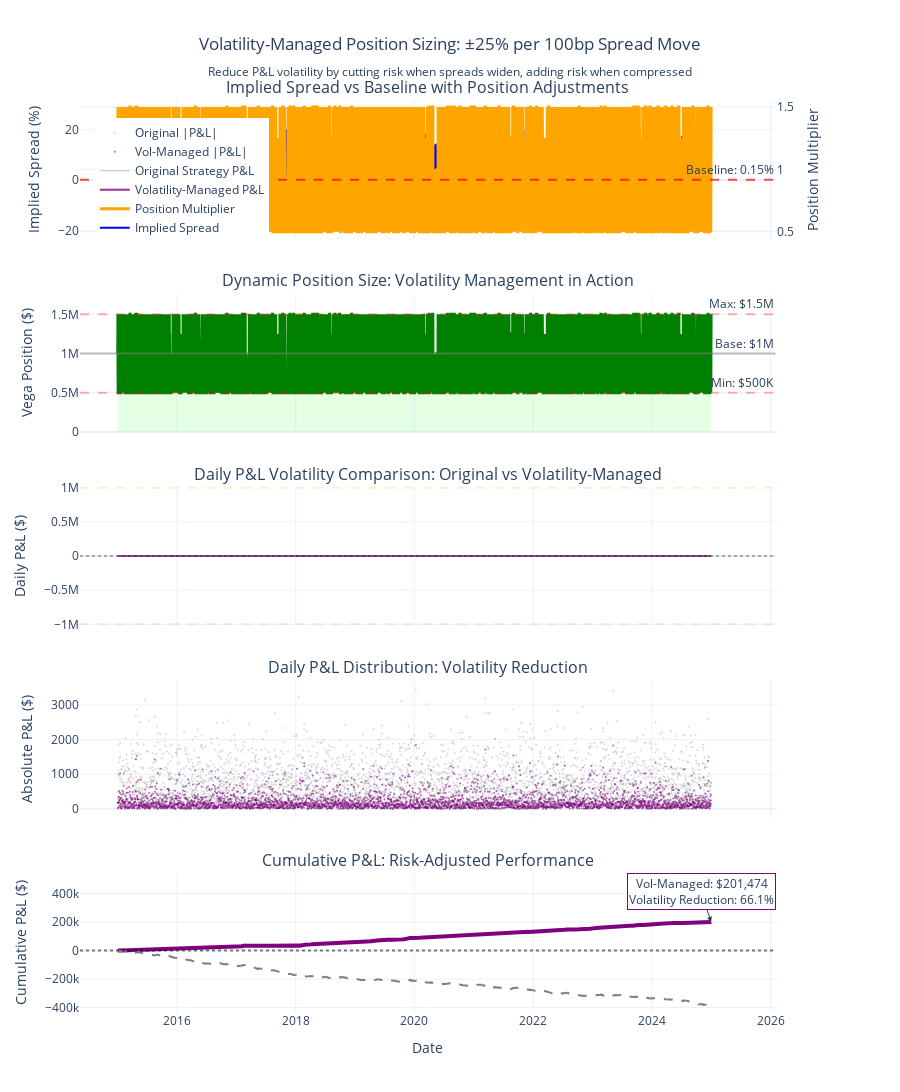

Notebook code cell kept with this figure:
### Markdown cell above
#### Dynamic Position Sizing Implementation

### Code cell


### Figure 1 — Plotly figure (JSON) as saved in the notebook; plotly's stock layout.template omitted (floating-point values rounded to 4 significant figures; data arrays with more than 128 entries replaced by an {"elided": "..."} marker saying what was removed)
{"data": [{"hovertemplate": "<b>Implied Spread</b><br>Date: %{x}<br>Spread: %{y:.2f}%<extra></extra>", "line": {"color": "blue", "width": 2}, "mode": "lines", "name": "Implied Spread", "type": "scatter", "x": {"elided": "3652 str values"}, "xaxis": "x", "y": {"elided": "3652 float values"}, "yaxis": "y"}, {"customdata": {"elided": "3652 float values"}, "hovertemplate": "<b>Position Size</b><br>Date: %{x}<br>Multiplier: %{y:.2f}x<br>Vega: $%{customdata:,.0f}<extra></extra>", "line": {"color": "orange", "width": 3}, "mode": "lines", "name": "Position Multiplier", "type": "scatter", "x": {"elided": "3652 str values"}, "xaxis": "x", "y": {"elided": "3652 float values"}, "yaxis": "y2"}, {"customdata": {"elided": "3652 float values"}, "fill": "tonexty", "fillcolor": "rgba(0, 255, 0, 0.1)", "hovertemplate": "<b>Vega Position</b><br>Date: %{x}<br>Size: $%{y:,.0f}<br>Multiplier: %{customdata:.2f}x<extra></extra>", "line": {"color": "green", "width": 3}, "mode": "lines", "name": "Dynamic Vega Position", "showlegend": false, "type": "scatter", "x": {"elided": "3652 str values"}, "xaxis": "x2", "y": {"elided": "3652 float values"}, "yaxis": "y3"}, {"hovertemplate": "<b>Vol-Managed P&L</b><br>Date: %{x}<br>P&L: $%{y:,.0f}<extra></extra>", "line": {"color": "purple", "width": 2}, "mode": "lines", "name": "Volatility-Managed P&L", "opacity": 0.8, "type": "scatter", "x": {"elided": "3652 str values"}, "xaxis": "x3", "y": {"elided": "3652 float values"}, "yaxis": "y4"}, {"hovertemplate": "<b>Original P&L</b><br>Date: %{x}<br>P&L: $%{y:,.0f}<extra></extra>", "line": {"color": "gray", "width": 1}, "mode": "lines", "name": "Original Strategy P&L", "opacity": 0.5, "type": "scatter", "x": {"elided": "3652 str values"}, "xaxis": "x3", "y": {"elided": "3652 float values"}, "yaxis": "y4"}, {"hovertemplate": "<b>Vol-Managed |P&L|</b><br>Date: %{x}<br>|P&L|: $%{y:,.0f}<extra></extra>", "marker": {"color": "purple", "opacity": 0.6, "size": 2}, "mode": "markers", "name": "Vol-Managed |P&L|", "type": "scatter", "x": {"elided": "3652 str values"}, "xaxis": "x4", "y": {"elided": "3652 float values"}, "yaxis": "y5"}, {"hovertemplate": "<b>Original |P&L|</b><br>Date: %{x}<br>|P&L|: $%{y:,.0f}<extra></extra>", "marker": {"color": "gray", "opacity": 0.3, "size": 2}, "mode": "markers", "name": "Original |P&L|", "type": "scatter", "x": {"elided": "3652 str values"}, "xaxis": "x4", "y": {"elided": "3652 float values"}, "yaxis": "y5"}, {"hovertemplate": "<b>Vol-Managed Total</b><br>Date: %{x}<br>P&L: $%{y:,.0f}<extra></extra>", "line": {"color": "purple", "width": 4}, "mode": "lines", "name": "Volatility-Managed Total", "showlegend": false, "type": "scatter", "x": {"elided": "3652 str values"}, "xaxis": "x5", "y": {"elided": "3652 float values"}, "yaxis": "y6"}, {"hovertemplate": "<b>Original Total</b><br>Date: %{x}<br>P&L: $%{y:,.0f}<extra></extra>", "line": {"color": "gray", "dash": "dash", "width": 2}, "mode": "lines", "name": "Original Strategy Total", "showlegend": false, "type": "scatter", "x": {"elided": "3652 str values"}, "xaxis": "x5", "y": {"elided": "3652 float values"}, "yaxis": "y6"}], "layout": {"annotations": [{"font": {"size": 16}, "showarrow": false, "text": "Implied Spread vs Baseline with Position Adjustments", "x": 0.47, "xanchor": "center", "xref": "paper", "y": 1, "yanchor": "bottom", "yref": "paper"}, {"font": {"size": 16}, "showarrow": false, "text": "Dynamic Position Size: Volatility Management in Action", "x": 0.47, "xanchor": "center", "xref": "paper", "y": 0.788, "yanchor": "bottom", "yref": "paper"}, {"font": {"size": 16}, "showarrow": false, "text": "Daily P&L Volatility Comparison: Original vs Volatility-Managed", "x": 0.47, "xanchor": "center", "xref": "paper", "y": 0.576, "yanchor": "bottom", "yref": "paper"}, {"font": {"size": 16}, "showarrow": false, "text": "Daily P&L Distribution: Volatility Reduction", "x": 0.47, "xanchor": "center", "xref": "paper", "y": 0.364, "yanchor": "bottom", "yref": "paper"}, {"font": {"size": 16}, "showarrow": false, "text": "Cumulative P&L: Risk-Adjusted Performance", "x": 0.47, "xanchor": "center", "xref": "paper", "y": 0.152, "yanchor": "bottom", "yref": "paper"}, {"showarrow": false, "text": "Baseline: 0.15%", "x": 1, "xanchor": "right", "xref": "x domain", "y": 0.1534, "yanchor": "bottom", "yref": "y"}, {"showarrow": false, "text": "Base: $1M", "x": 1, "xanchor": "right", "xref": "x2 domain", "y": 1000000, "yanchor": "bottom", "yref": "y3"}, {"showarrow": false, "text": "Min: $500K", "x": 1, "xanchor": "right", "xref": "x2 domain", "y": 500000, "yanchor": "bottom", "yref": "y3"}, {"showarrow": false, "text": "Max: $1.5M", "x": 1, "xanchor": "right", "xref": "x2 domain", "y": 1500000, "yanchor": "bottom", "yref": "y3"}, {"arrowhead": 2, "bgcolor": "rgba(255,255,255,0.9)", "bordercolor": "purple", "showarrow": true, "text": "Vol-Managed: $201,474<br>Volatility Reduction: 66.1%", "x": "2024-12-31T00:00:00", "xref": "x5", "y": 201500.0, "yref": "y6"}], "height": 1600, "legend": {"x": 0.02, "y": 0.98}, "shapes": [{"line": {"color": "red", "dash": "dash"}, "opacity": 0.7, "type": "line", "x0": 0, "x1": 1, "xref": "x domain", "y0": 0.1534, "y1": 0.1534, "yref": "y"}, {"line": {"color": "gray", "dash": "solid"}, "opacity": 0.5, "type": "line", "x0": 0, "x1": 1, "xref": "x2 domain", "y0": 1000000, "y1": 1000000, "yref": "y3"}, {"line": {"color": "red", "dash": "dash"}, "opacity": 0.3, "type": "line", "x0": 0, "x1": 1, "xref": "x2 domain", "y0": 500000, "y1": 500000, "yref": "y3"}, {"line": {"color": "red", "dash": "dash"}, "opacity": 0.3, "type": "line", "x0": 0, "x1": 1, "xref": "x2 domain", "y0": 1500000, "y1": 1500000, "yref": "y3"}, {"line": {"color": "black", "dash": "dot"}, "opacity": 0.3, "type": "line", "x0": 0, "x1": 1, "xref": "x3 domain", "y0": 0, "y1": 0, "yref": "y4"}, {"line": {"color": "orange", "dash": "dash"}, "opacity": 0.2, "type": "line", "x0": 0, "x1": 1, "xref": "x3 domain", "y0": 1000000, "y1": 1000000, "yref": "y4"}, {"line": {"color": "orange", "dash": "dash"}, "opacity": 0.2, "type": "line", "x0": 0, "x1": 1, "xref": "x3 domain", "y0": -1000000, "y1": -1000000, "yref": "y4"}, {"line": {"color": "black", "dash": "dot"}, "opacity": 0.5, "type": "line", "x0": 0, "x1": 1, "xref": "x5 domain", "y0": 0, "y1": 0, "yref": "y6"}], "showlegend": true, "title": {"text": "Volatility-Managed Position Sizing: ±25% per 100bp Spread Move<br><sub>Reduce P&L volatility by cutting risk when spreads widen, adding risk when compressed</sub>", "x": 0.5, "xanchor": "center"}, "xaxis": {"anchor": "y", "domain": [0, 0.94], "matches": "x5", "showticklabels": false}, "xaxis2": {"anchor": "y3", "domain": [0, 0.94], "matches": "x5", "showticklabels": false}, "xaxis3": {"anchor": "y4", "domain": [0, 0.94], "matches": "x5", "showticklabels": false}, "xaxis4": {"anchor": "y5", "domain": [0, 0.94], "matches": "x5", "showticklabels": false}, "xaxis5": {"anchor": "y6", "domain": [0, 0.94], "title": {"text": "Date"}}, "yaxis": {"anchor": "x", "domain": [0.848, 1], "title": {"text": "Implied Spread (%)"}}, "yaxis2": {"anchor": "x", "overlaying": "y", "side": "right", "title": {"text": "Position Multiplier"}}, "yaxis3": {"anchor": "x2", "domain": [0.636, 0.788], "title": {"text": "Vega Position ($)"}}, "yaxis4": {"anchor": "x3", "domain": [0.424, 0.576], "title": {"text": "Daily P&L ($)"}}, "yaxis5": {"anchor": "x4", "domain": [0.212, 0.364], "title": {"text": "Absolute P&L ($)"}}, "yaxis6": {"anchor": "x5", "domain": [0, 0.152], "title": {"text": "Cumulative P&L ($)"}}}}
